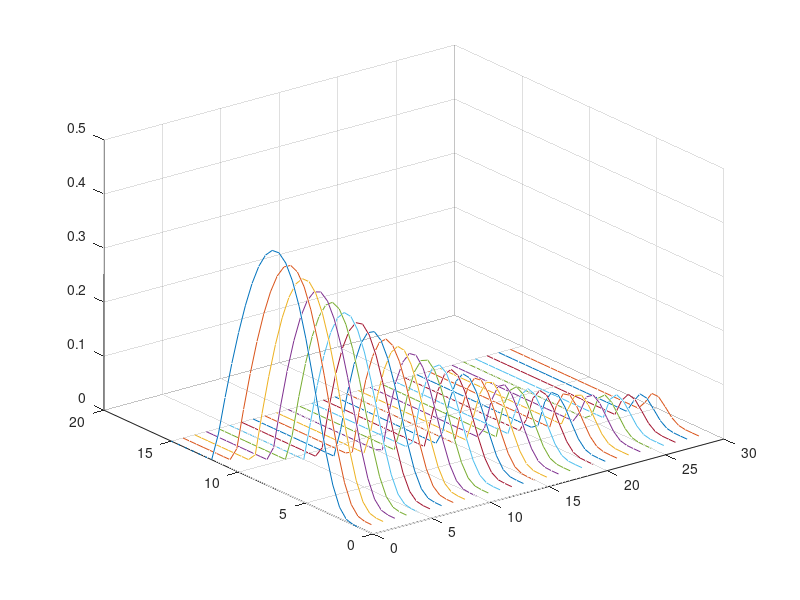

Recreate this plot in MATLAB.

clear;clc;close all;

% WT parameters
R_turbine=45;   %WT radius

% % constant speed (pitch angle=0)
% c1=0.44;
% c2=152;
% c3=0;c4=0;c5=0;
% c6=6.94;
% c7=16.5;
% c8=0;
% c9=-0.002;

% variable speed (variable pitch angle)
c1=0.73;
c2=151;
c3=0.58;c4=0.002;c5=2.14;
c6=13.2;
c7=18.4;
c8=-0.02;
c9=-0.003;


%calculate CP
lambda=1:0.5:15;

for angle_pitch=0:1:29
    pitch=ones(1,29)*angle_pitch;
    weird_constant=1./(lambda+c8.*angle_pitch)-(c9./(1+angle_pitch^3));
    CP=c1.*(c2.*weird_constant -c3.*angle_pitch -c4.*angle_pitch^c5 -c6).*exp(-c7.*weird_constant) ;
    CP=max(0,CP);
    plot3(pitch,lambda,CP);
    grid on;
    hold on;

end